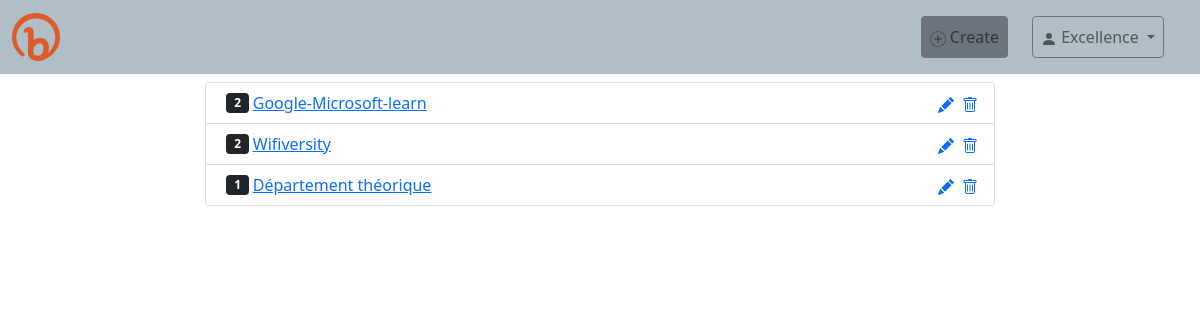
The app's page / (signed in), older data.
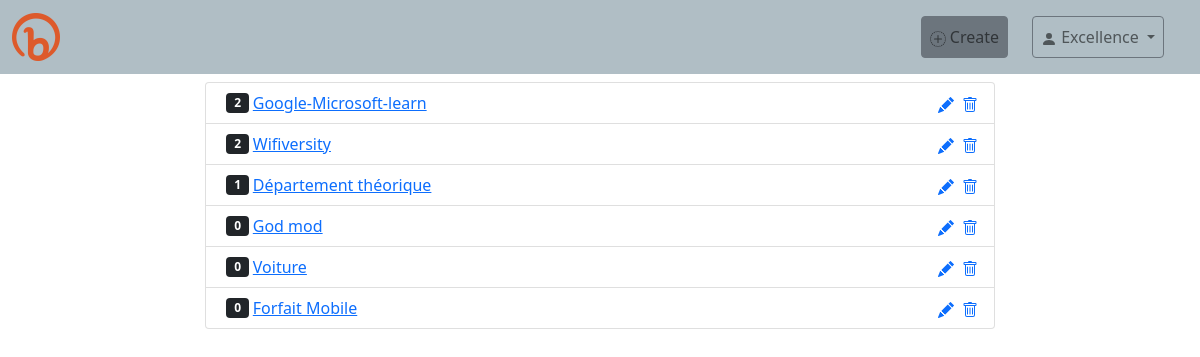
The same page, newer data.
### mini_url/models.py (models this page shows, shortened)
class MiniUrl(models.Model):
    url = models.URLField(unique=True)
    code = models.CharField(max_length=30, unique=True)
    date = models.DateTimeField(auto_now_add=True)
    pseudo = models.CharField(max_length=30, blank=True, null=True)
    nb_access = models.IntegerField(default=0)
    author = models.ForeignKey(User, on_delete=models.CASCADE)
    """def save(self, *args, **kwargs):
        if not self.pk:
            self.generate(6)

        super(MiniUrl, self).save(*args, **kwargs)

    def generate(self, nb):
        caracters = string.ascii_letters + string.digits
        code_list = [random.choice(caracters) for _ in range(nb)]
        code = ''.join(code_list)

        while self.objects.filter(code=code).exists():
            code_list = [random.choice(caracters) for _ in range(nb)]
            code = ''.join(code_list)

        self.code = code"""

### mini_url/views.py (the view)
# urls.py: path('', views.HomeView.as_view(), name='home'),
@method_decorator(login_required, name='dispatch')
class HomeView(generic.ListView):
    model = MiniUrl
    context_object_name = 'minis'
    template_name = 'mini_url/home.html'
    def get_queryset(self):
        return MiniUrl.objects.filter(author=self.request.user)

### mini_url/templates/mini_url/home.html (shortened to what this page needs)
{% extends 'base.html' %}
{% load static %}
{% block head %}
<link rel="stylesheet" href="{% static 'mini_url/css/bootstrap.min.css' %}">
{% endblock %}
{% block content %}
<nav class="navbar navbar-expand-md navbar-light" style="background-color: #b0bec5;">
    <div class="container-fluid">
        <div class="navbar-brand">
            <a href="{% url 'home' %}">
                <img src="{% static 'mini_url/images/Bitly_icon-icons.com_66736.png' %}" alt="Bitly-Icon" class="img-fluid">
            </a>
        </div>
        <div class="collapse navbar-collapse" id="collapse">
            <ul class="navbar-nav">
                <li class="nav-item">
                    <a href="{% url 'create' %}" class="nav-link btn btn-secondary">
                        Create
                    </a>
                </li>
                <li class="nav-item dropdown mx-md-4">
                    <a class="nav-link btn btn-outline-secondary dropdown-toggle text-center" data-bs-toggle="dropdown">
                        <svg xmlns="http://www.w3.org/2000/svg" width="16" height="16" fill="currentColor" class="bi bi-person-fill" viewBox="0 0 16 16">
                            <path d="M3 14s-1 0-1-1 1-4 6-4 6 3 6 4-1 1-1 1H3zm5-6a3 3 0 1 0 0-6 3 3 0 0 0 0 6z"/>
                        </svg>
                        {{ request.user }}
                    </a>
                </li>
            </ul>
        </div>
    </div>
</nav>
<div class="container-fluid">
    <div class="row">
        <div class="col-12 p-2">
            <ul class="list-group offset-md-2 col-md-8">
                {% for mini in minis %}
                <li class="list-group-item d-flex align-items-center">
                    <span class="badge bg-dark mx-1">{{ mini.nb_access }}</span>
                    <a href="{% url 'redirect' mini.code %}" target="_blank">{{ mini.pseudo }}</a>
                    <div class="mx-2">
                        <a href="{% url 'update' mini.code %}">
                        </a>
                    </div>
                    <div>
                        <a href="{% url 'delete' mini.code %}">
                        </a>
                    </div>
                </li>
                {% empty %}
                <h2 class="h2">Rien à afficher</h2>
                {% endfor %}
            </ul>
        </div>
    </div>
</div>
{% endblock %}

### mini_url/templates/base.html (shortened to what this page needs)
<!DOCTYPE html>
<html lang="en">
<head>
    <link rel="stylesheet" href="css/bootstrap.min.css">
    {% block head %}
    {% endblock %}
</head>
<body>
    {% block content %}
    {% endblock %}
</body>
</html>

Row changes from the older to the newer data that the page shows:
added MiniUrl: nb_access "0", pseudo "God mod"
added MiniUrl: nb_access "0", pseudo "Voiture"
added MiniUrl: nb_access "0", pseudo "Forfait Mobile"
